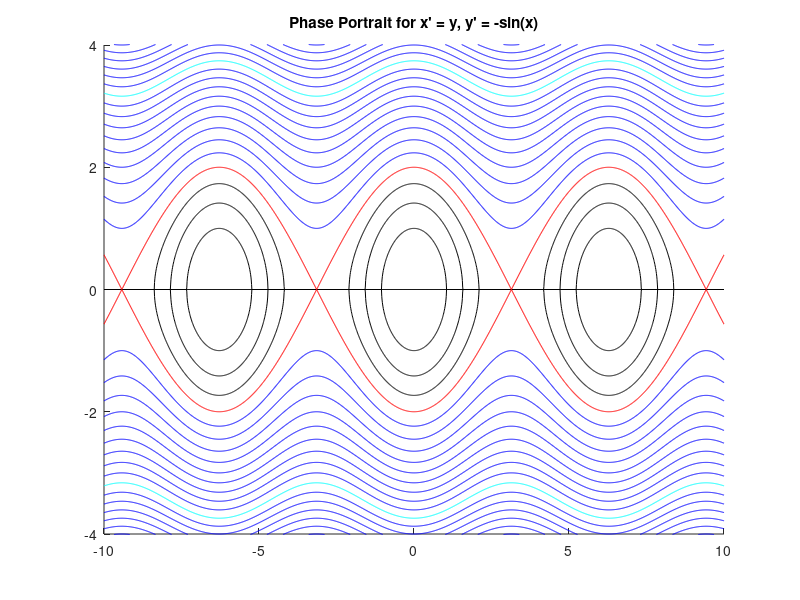

MATLAB code for this plot:
%Function ch09Sec02Prob23
%
% Creates phase portrait for x' = y, y' = -sin(x)
% The solutions to the differential equation are given by
%     1/2*y^2 - cos(x) = c,
% so we need to solve these for y first to get the upper
% and lower halves of each curve (for each c).  Solutions 
% are y = +/- sqrt(2*c+2*cos(x)).  Notice that c > -1 for 
% solutions to be real.
%-------------------------------------------------

figure; hold on;
title('Phase Portrait for x'' = y, y'' = -sin(x)');

%-------------------------------------------------
% Define c-values between -1 and 10 at increments of 0.5.
% Define x-values between -10 and 10 at increments of 0.01.
%-------------------------------------------------

c =[-1:.5:10]
xpts=[-10:0.01:10];

%-------------------------------------------------
% Plot solutions for each value of c
%-------------------------------------------------

for i = 1:size(c,2)
    %-------------------------------------------------
    % Here, we set the color of the curve based on
    % the type of solution, determined by the value of c
    %-------------------------------------------------
    if (c(i) < 1)
        color = 'k';
    elseif (c(i) == 1)
        color = 'r';
    elseif (c(i) == 6)
        color = 'c';
    else
        color = 'b';
    end
    %-------------------------------------------------
    % Plot both halves of solution (+ & -)
    %-------------------------------------------------
    
    ypts=sqrt(2*c(i) + 2*cos(xpts));
    plot(xpts,ypts,color);
    plot(xpts,-ypts,color);
end

%-------------------------------------------------
% Rescale window
%-------------------------------------------------
axis([-10 10 -4 4]);